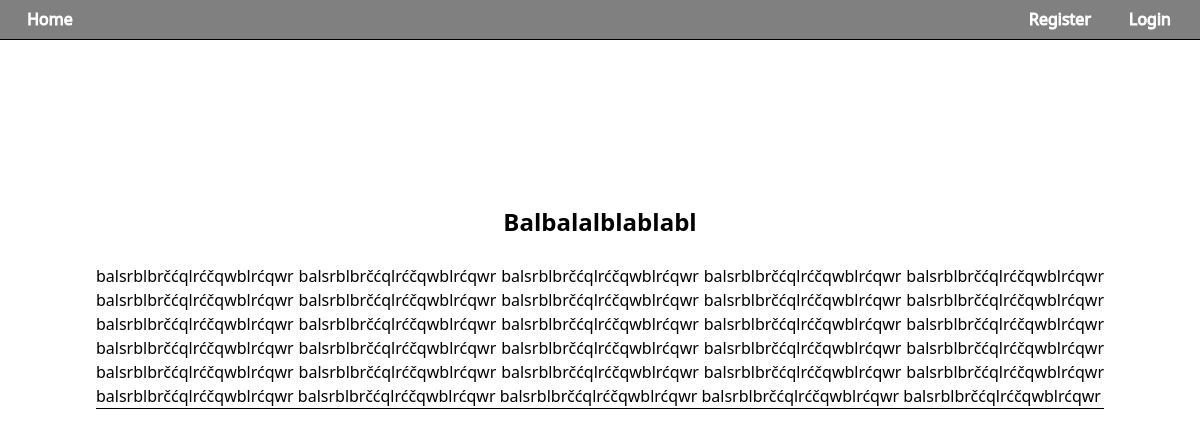
/post/189/, run on the app's committed database.
### posts/models.py (models this page shows, shortened)
class Post(models.Model):
    username = models.ForeignKey(User, on_delete=models.CASCADE)
    title = models.CharField(max_length=100)
    text = models.TextField(max_length=5000)
    pub_date = models.DateField()

### posts/views.py (the view)
# urls.py: path("post/<int:pk>/", views.SeePost.as_view(), name="see_post"),
class SeePost(ListView):
    template_name = "posts/see_post.html"
    context_object_name = "post"
    model = Post
    def get(self, request, pk):
        post = Post.objects.get(pk=pk)
        return render(request, self.template_name, {'post':post})

### posts/templates/posts/see_post.html (shortened to what this page needs)
{% extends 'base.html' %}
{% block content %}
  <br />
  <center class="main-margin">
    <b><h1 class="posted-title" type="button" style="text-align: center;">{{ post.title }}</h1></b>
    <br/>
    <p class="posted-text-post" style="text-align: justify; display: flex; overflow: auto; height: auto; word-wrap: break-word;">{{ post.text }}</p><br>
      <br>
    <br/>
  </center>
{% endblock %}

### templates/base.html (shortened to what this page needs)
<!DOCTYPE html>
{% load static %}
<html lang="en">
  <head>
    <script src="https://cdn.tailwindcss.com"></script>
    <link href="{% static 'css/styles.css' %}" rel="stylesheet"></link>
  </head>
  <body>
    {% include 'topbar.html' %}
    {% block content %}
    {% endblock %}
  </body>
</html>

### templates/topbar.html
{% if user.is_authenticated %}
  <div style="background-color: gray; height: 40px; border-bottom: 1px black solid; position:fixed; top: 0; width: 100%; z-index: 100;">
    <a href="{% url 'index' %}"
    class="post-button"
    style="position:absolute; left: 10px; top: 3px; text-align: center;"
    _="on mouseenter add .darkgrey-background to me
        on mouseleave remove .darkgrey-background from me">Home</a>
    <a href="{% url 'logout_user' %}"
    class="post-button"
    style="position:absolute; right: 10px; top: 3px; text-align: center;"
    _="on mouseenter add .darkgrey-background to me
        on mouseleave remove .darkgrey-background from me">Logout</a>
    <a href="{% url 'dash_user' %}"
    class="post-button"
    style="position:absolute; right: 100px; top: 3px; text-align: center; width: 90px;"
    _="on mouseenter add .darkgrey-background to me
        on mouseleave remove .darkgrey-background from me">Dashboard</a>
  </div>
{% else %}
  <div style="background-color: gray; height: 40px; border-bottom: 1px black solid; position:fixed; top: 0; width: 100%; z-index: 100;">
    <a href="{% url 'index' %}"
    class="post-button"
    style="position:absolute; left: 10px; top: 3px; text-align: center;"
    _="on mouseenter add .darkgrey-background to me
        on mouseleave remove .darkgrey-background from me">Home</a>
    <a href="{% url 'login_user' %}"
    class="post-button"
    style="position:absolute; right: 10px; top: 3px; text-align: center;"
    _="on mouseenter add .darkgrey-background to me
        on mouseleave remove .darkgrey-background from me">Login</a>
    <a href="{% url 'register_user' %}"
    class="post-button"
    style="position:absolute; right: 100px; top: 3px; text-align: center;"
    _="on mouseenter add .darkgrey-background to me
        on mouseleave remove .darkgrey-background from me">Register</a>
  </div>
{% endif %}

### static/css/styles.css (style rules this page uses)
.post-button { padding: 4px; min-width: 80px; min-height: 32px; width: 80px; height: 32px; color: white; background-color: rgb(128,128,128) !important; -webkit-text-stroke: 1px white; border-radius: 4px; cursor: pointer; }
.posted-text-post { font-size: medium; overflow-wrap: break-word; text-overflow: ellipsis; text-align: justify; border-bottom: 1px black solid; }
.posted-title { font-size: x-large; text-align: left; overflow-wrap: break-word; }
.main-margin { margin-left: 15%; margin-right: 15%; margin-top: 4%; }
@media only screen and (max-device-width : 840px) { .main-margin { margin-left: 8%; margin-right: 8%; margin-top: 15%; } }

### data on the page
Post: title "Balbalalblablabl", text "balsrblbrčćqlrćčqwblrćqwr balsrblbrčćqlrćčqwblrćqwr balsrblbrčćqlrćčqwblrćqwr balsrblbrčćqlrćčqwblrćqwr balsrblbrčćqlrćčqwblrćqwr balsrblbrčćqlrćčqwblrćqwr balsrblbrčćqlrćčqwblrćqwr balsrblbrčćqlrćčqwblrćqwr balsrblbrčćqlrćčqwblrćqwr balsrblbrčćqlrćčqwblrćqwr balsrblbrčćqlrćčqwblrćqwr balsrblbrčćqlrćčqwblrćqwr balsrblbrčćqlrćčqwblrćqwr balsrblbrčćqlrćčqwblrćqwr balsrblbrčćqlrćčqwblrćqwr balsrblbrčćqlrćčqwblrćqwr balsrblbrčćqlrćčqwblrćqwr balsrblbrčćqlrćčqwblrćqwr balsrblbrčćqlrćčqwblrćqwr balsrblbrčćqlrćčqwblrćqwr balsrblbrčćqlrćčqwblrćqwr balsrblbrčćqlrćčqwblrćqwr balsrblbrčćqlrćčqwblrćqwr balsrblbrčćqlrćčqwblrćqwr balsrblbrčćqlrćčqwblrćqwr balsrblbrčćqlrćčqwblrćqwr…"
